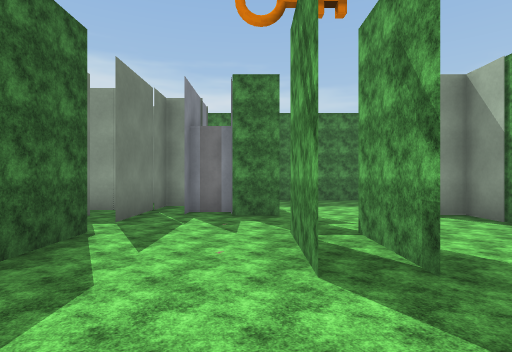
[1] (above)

24 first-person views from a walk through a 3-D level made in the Unity game engine. The camera is 1.5 m above the floor, looks level and sees 80° across. The floor is counted in squares, 1.8 m on a side. Each view is taken from the middle of a square. On the plan, view 1 faces up. The plan holds only what a view shows up to about 11 squares ahead; the rest is blank. The place goes on beyond the plan. The player character is not drawn. Surface patterns are stand-ins for the level's own textures.

[2]
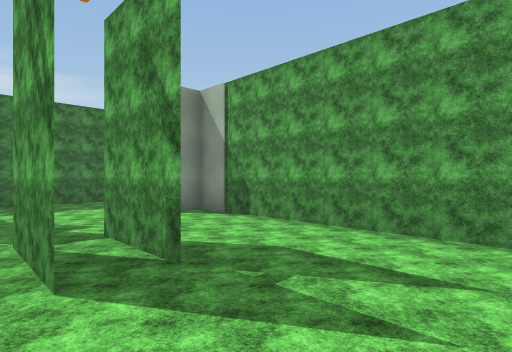

[3]
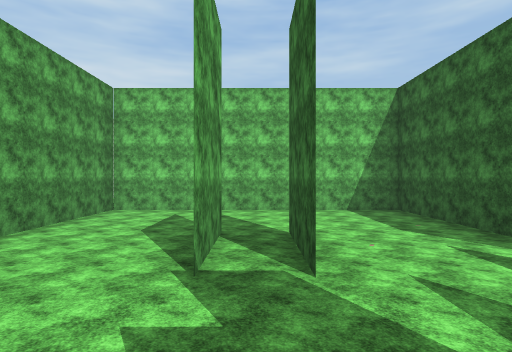

[4]
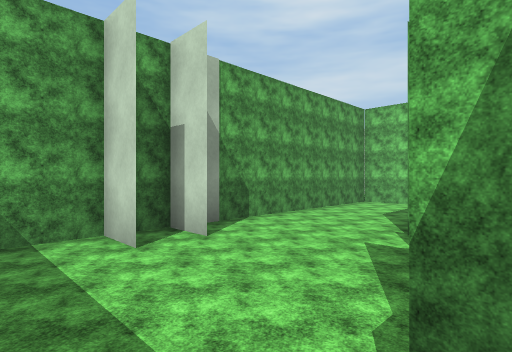

[5]
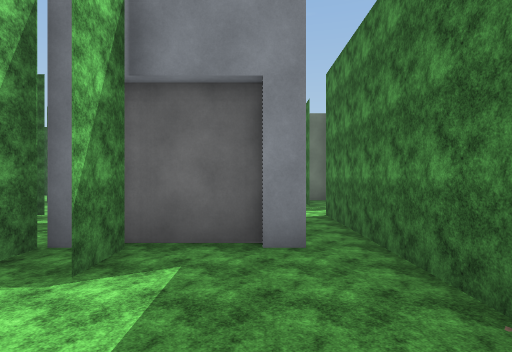

[6]
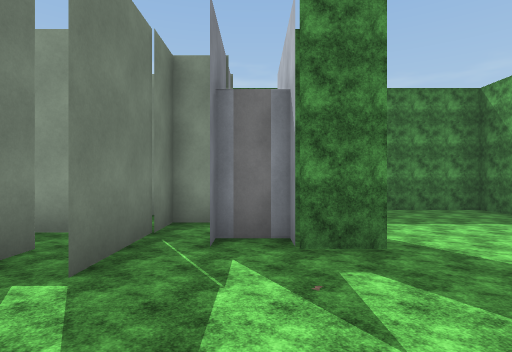

[7]
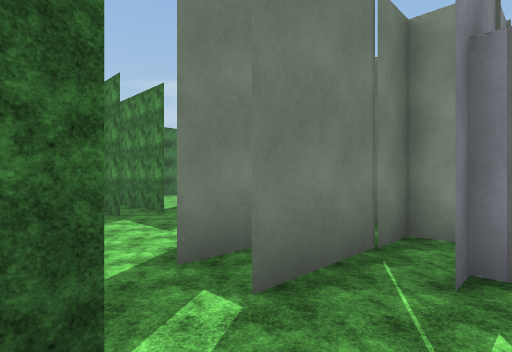

[8]
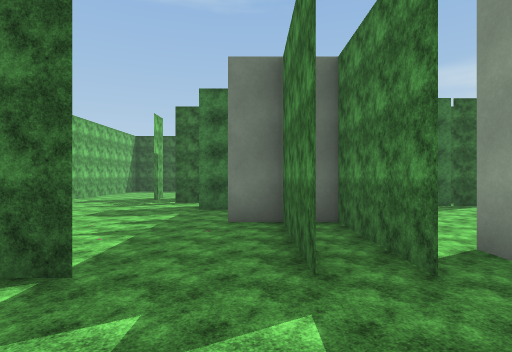

[9]
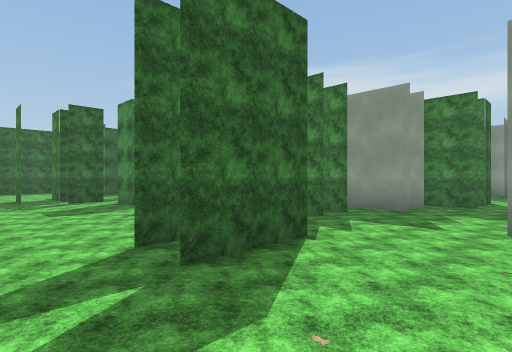

[10]
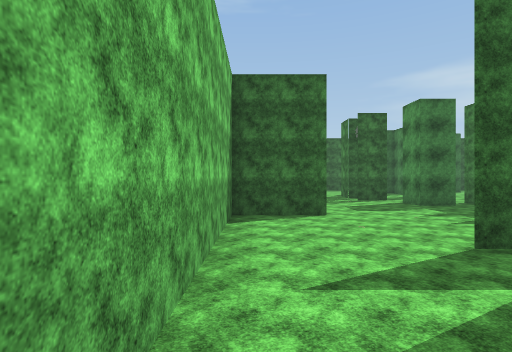

[11]
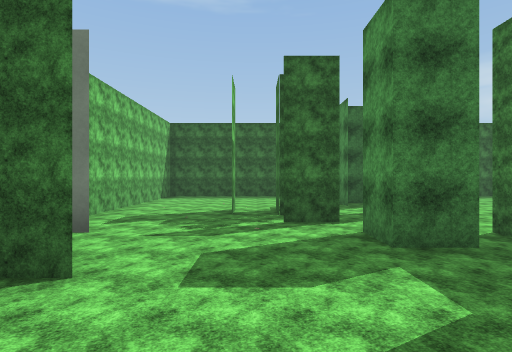

[12]
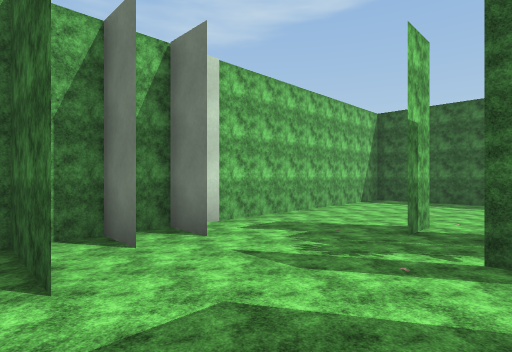

[13]
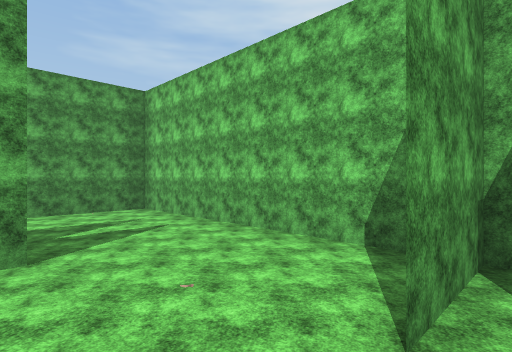

[14]
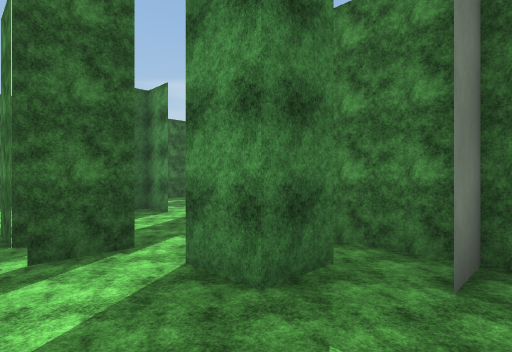

[15]
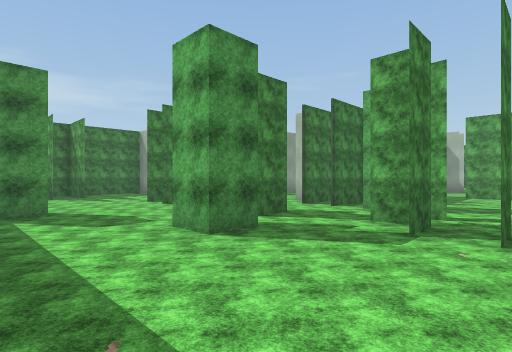

[16]
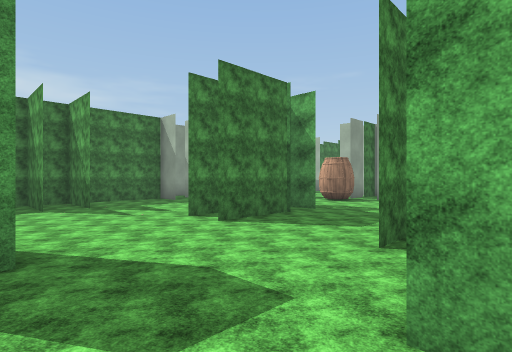

[17]
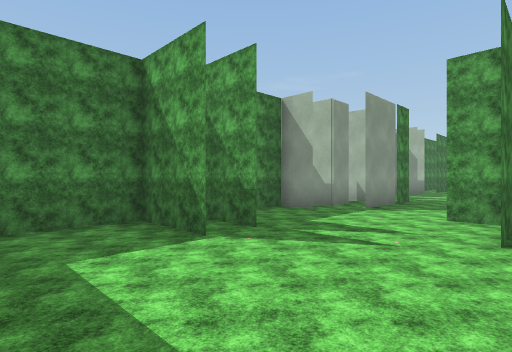

[18]
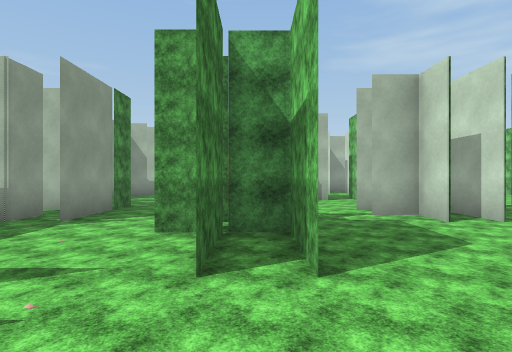

[19]
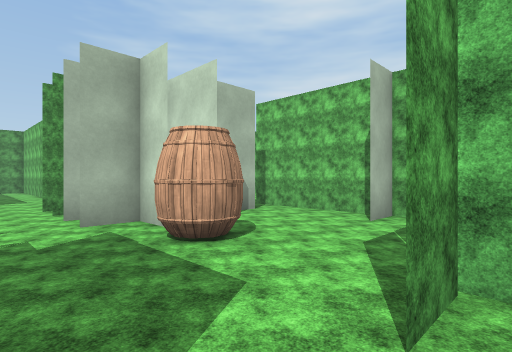

[20]
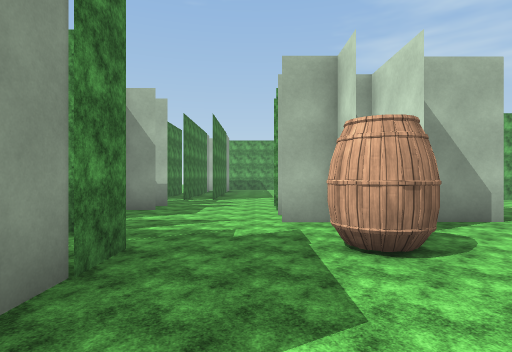

[21]
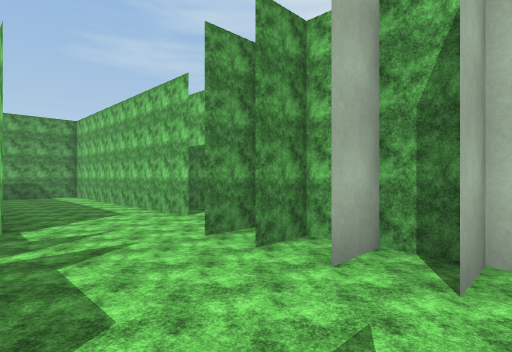

[22]
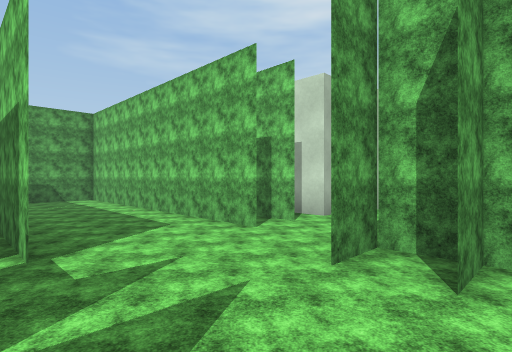

[23]
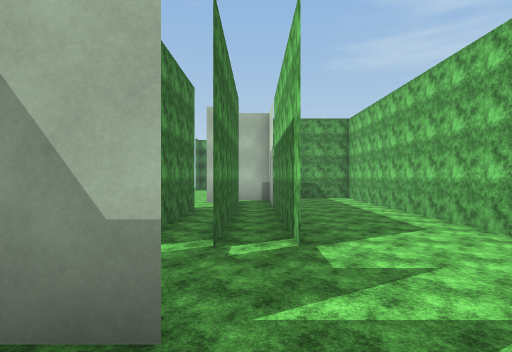

[24]
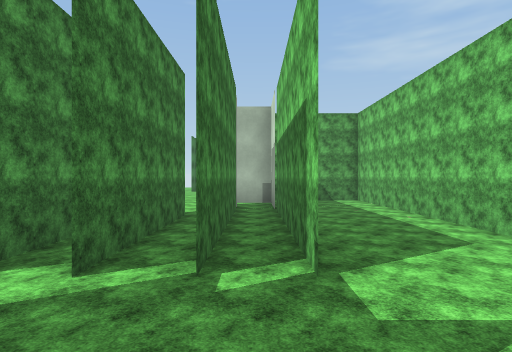

### Floor plan
Ten units are one square. View 1 is at (0, 0); x grows to the right and y downward. Boxes are objects, and circles mark ways between rooms. Rooms are numbered by the first view taken in them; rooms with no view inside come last. Other rooms are left out.
<svg viewBox="-220 -180 271 191">
<path fill="none" stroke="#000" d="M5 -25 5 -45M15 -25 15 -45M-25 -46 -25 5 45 5 45 -45M5 -65 -5 -65 -5 -70M-5 -65 1 -65M-5 -75 5 -75M34 -65 45 -65 39 -65M34 -75 45 -75M-25 -75 -25 -54M45 -45 45 -104M-35 -65 -35 -54M46 -105 -35 -105M-35 -115 45 -115M-55 -124 -55 -116M-35 -105 -19 -105M-55 -105 -68 -105M-65 -114 -65 -125M-64 -95 -69 -95M-55 -154 -55 -164M-65 -154 -65 -162M-64 -85 -76 -85M-91 -115 -55 -115 -55 -125M22 -155 -35 -155M45 -104 45 -144M-145 -46 -145 -35M-135 -75 -125 -75 -125 -86M-174 -55 -184 -55 -184 -66M-174 -65 -184 -65 -184 -57M-125 -56 -125 -46 -136 -46M-145 -105 -145 -125M-145 -105 -165 -105 -145 -105M-135 -6 -135 5M-195 -95 -204 -95M-135 -115 -135 -125M-125 -6 -125 5M-105 -15 -105 5 -105 -15M-215 -42 -215 -11M-75 -65 -136 -65M-75 -25 -75 -41M-65 -45 -65 -25M-175 -145 -175 -165M-184 -145 -184 -165M-215 5 -25 5M-145 -154 -145 -165 -206 -165M-135 -155 -135 -162M-35 6 -35 -20M-85 -115 -85 -126M-135 -122 -135 -110M-139 -115 -135 -115M-105 -145 -136 -145M-125 -75 -75 -75M-76 -85 -85 -85 -85 -98M-125 -155 -135 -155M5 -165 -35 -165M-17 -175 -31 -175M-35 -145 35 -145M-17 -85 -25 -85 -25 -75"/>
<rect x="-15" y="-95" width="10" height="20" fill="#bbb"><title>other object</title></rect>
<rect x="-115" y="-125" width="20" height="20" fill="#bbb"><title>barrel</title></rect>
<circle cx="-5" cy="-35" r="3" fill="#2a7"/>
<circle cx="35" cy="-35" r="3" fill="#2a7"/>
<circle cx="-30" cy="-50" r="3" fill="#2a7"/>
<circle cx="-20" cy="-70" r="3" fill="#2a7"/>
<circle cx="-5" cy="-80" r="3" fill="#2a7"/>
<circle cx="-45" cy="-35" r="3" fill="#2a7"/>
<circle cx="-80" cy="-50" r="3" fill="#2a7"/>
<circle cx="-105" cy="-135" r="3" fill="#2a7"/>
<circle cx="-80" cy="-80" r="3" fill="#2a7"/>
<circle cx="-40" cy="-160" r="3" fill="#2a7"/>
<circle cx="-130" cy="-95" r="3" fill="#2a7"/>
<circle cx="-145" cy="-135" r="3" fill="#2a7"/>
<text x="10" y="-20">1</text>
<text x="10" y="-70">2</text>
<text x="-40" y="-120">3</text>
<text x="-150" y="-60">4</text>
<text x="-110" y="-110">5</text>
<text x="-10" y="-160">6</text>
<text x="-20" y="-80">7</text>
</svg>
Room 1 opens to room 2. Room 2 opens to room 3. Room 2 opens to room 7. Room 3 opens to room 4. Room 3 opens to room 5. Room 3 opens to room 6. Room 4 opens to room 5.

Where each view was taken, in squares from view 1:
view 1: 0 up, 0 right, facing up
view 2: 0 up, 0 right, facing up-right
view 3: 7 up, 1 right, facing down
view 4: 9 up, 0 right, facing down-right
view 5: 9 up, 3 right, facing left
view 6: 3 up, 1 left, facing up
view 7: 4 up, 1 left, facing up-left
view 8: 6 up, 5 left, facing left
view 9: 1 up, 4 left, facing up-left
view 10: 0 up, 4 left, facing left
view 11: 3 up, 9 left, facing left
view 12: 4 up, 11 left, facing down-left
view 13: 3 up, 11 left, facing down-right
view 14: 3 up, 11 left, facing up-left
view 15: 2 up, 21 left, facing up-right
view 16: 6 up, 20 left, facing up-right
view 17: 11 up, 21 left, facing up-right
view 18: 11 up, 19 left, facing right
view 19: 14 up, 14 left, facing down-right
view 20: 13 up, 14 left, facing right
view 21: 15 up, 9 left, facing down-right
view 22: 15 up, 7 left, facing down-right
view 23: 15 up, 7 left, facing right
view 24: 15 up, 6 left, facing right
